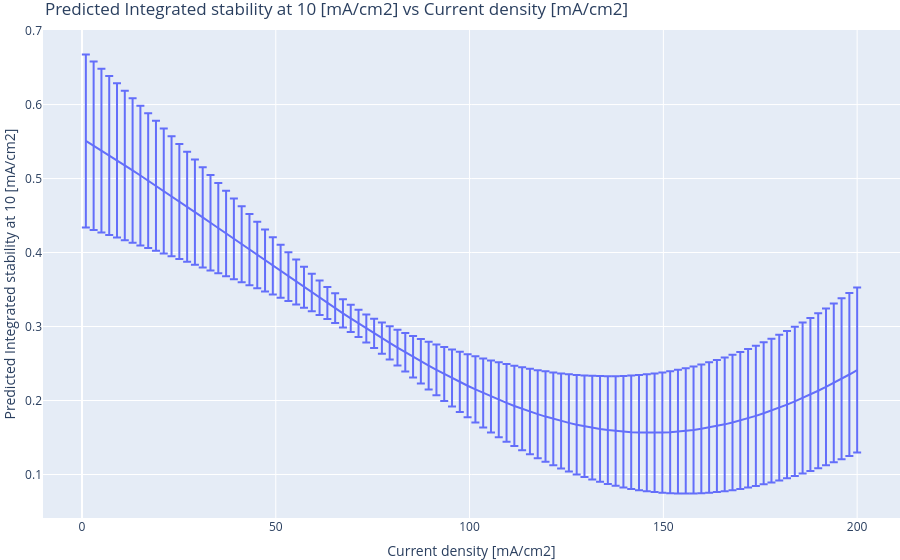
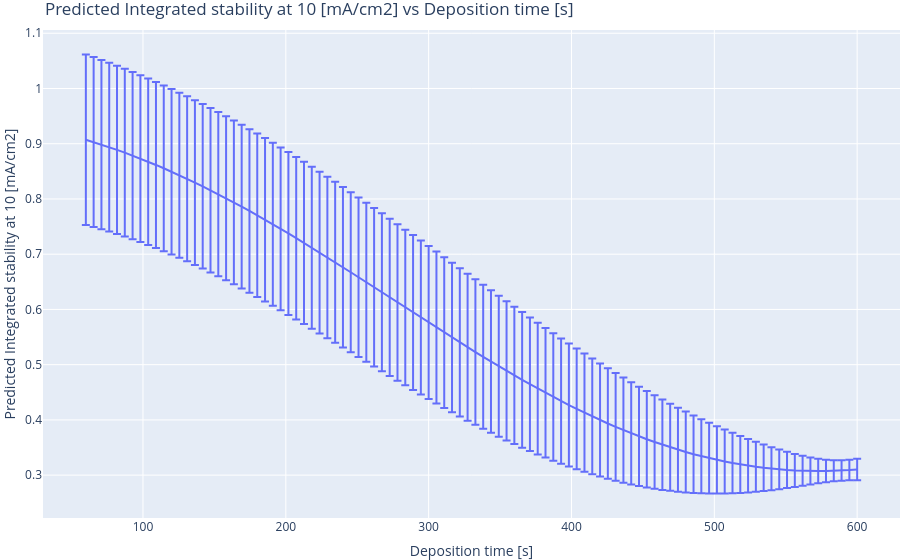
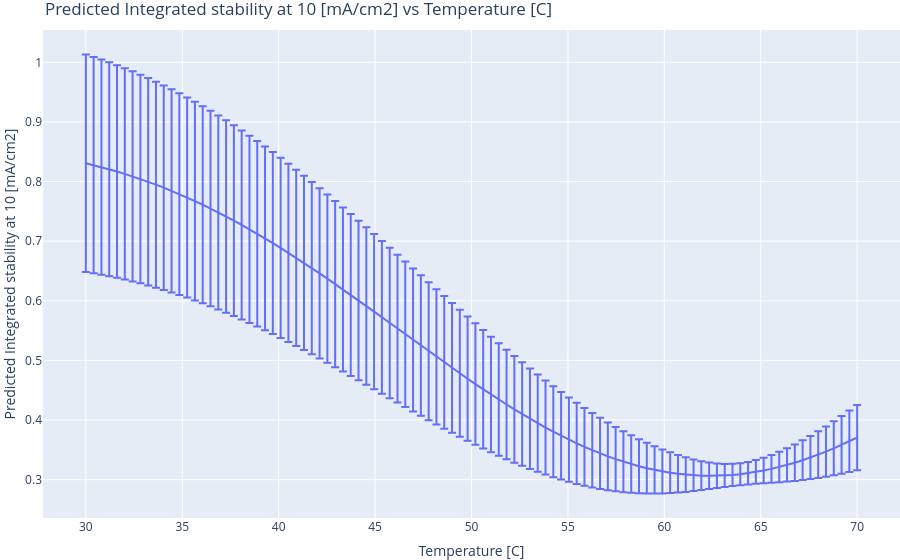
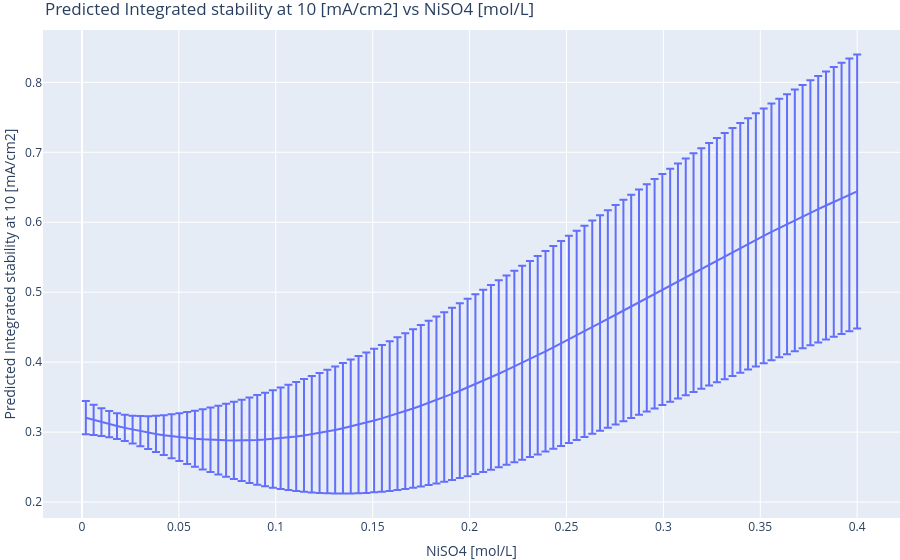

Notebook code cell kept with these figures, in order:
### Code cell
# plot predicted mean and uncertainty interval of temp while fixing the other variables at the best values
for var in variable_order:
    var_idx = variable_order.index(var)
    temps = torch.linspace(bounds[var_idx, 0], bounds[var_idx, 1], 100)
    best_inputs = best_data.iloc[0]
    means = []
    uncertainties = []
    for _t in temps:
        _input = best_xdata_tensor[0].clone()
        _input[var_idx] = _t
        posterior = best_gp.posterior(_input.unsqueeze(0))
        means.append(posterior.mean.item())
        uncertainties.append(posterior.variance.sqrt().item())
    fig = px.line(
        x=temps,
        y=means,
        error_y=uncertainties,
    )
    fig.update_layout(
        title=f"Predicted {human_names[ycol]} vs {human_names[var]}",
        xaxis_title=human_names[var],
        yaxis_title=f"Predicted {human_names[ycol]}",
        showlegend=True,
        margin=dict(l=0, r=0, t=30, b=0),  # Remove whitespace around plot
    )
    fig.show()
